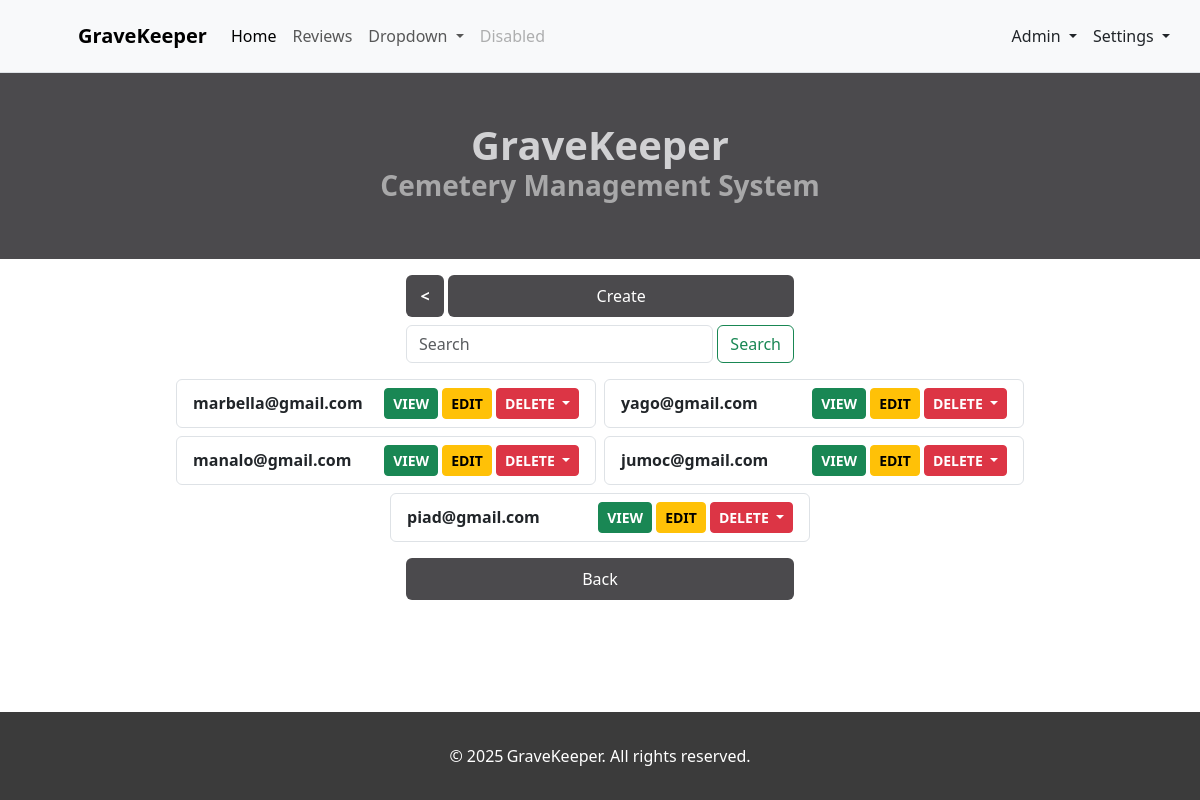
The app's page /user/index.php (signed in) with its own data.
### tables this page shows
CREATE TABLE user (
    user_id INT NOT NULL PRIMARY KEY AUTO_INCREMENT,
    email char(64),
    password varchar(64),
    name varchar(32) NOT NULL,
    phone varchar(16),

    role_id INT NOT NULL,
    stat_id INT NOT NULL,
    CONSTRAINT user_role_id_fk FOREIGN KEY (role_id) REFERENCES role(role_id) ON DELETE CASCADE,
    CONSTRAINT user_stat_id_fk FOREIGN KEY (stat_id) REFERENCES status(stat_id) ON DELETE CASCADE
);

### user/index.php (the view, shortened to what this page needs)
<?php
    include("../includes/config.php");
    include('../includes/header.php');
    $sql = "SELECT u.user_id, u.email, u.name, u.phone, u.role_id, u.stat_id,
        r.description AS role_desc, s.description AS stat_desc
        FROM user u INNER JOIN role r ON u.role_id = r.role_id
        INNER JOIN status s ON u.stat_id = s.stat_id";
    $sql = $sql." ORDER BY u.user_id ASC";
    $result = mysqli_query($conn, $sql);
?>
<!DOCTYPE html>
<html lang="en">
<head>
    <link href="https://cdn.jsdelivr.net/npm/bootstrap@5.3.3/dist/css/bootstrap.min.css" rel="stylesheet">
    <link rel="stylesheet" href="https://cdn.jsdelivr.net/npm/bootstrap-icons@1.11.3/font/bootstrap-icons.min.css">
</head>
<body>
<div class="container-fluid px-0 mx-0">
    <div class="col-6 d-flex flex-column align-items-center justify-content-center px-0 w-100 py-5" style="background-color: #4b4a4d;">
        <p class="fw-bold mb-0 h1" style=" color: #d1d1d3;">GraveKeeper</p>
        <p class="fw-bold h3 text-center mx-3" style="color: #a8a8a9;">Cemetery Management System</p>
    </div>
    <div class="col-6 container px-0 d-flex flex-column justify-content-center align-items-center ">
        <main class="form-signin m-auto w-100 d-grid gap-2" >
            <div class="d-flex w-100 gap-1">
                <?php
                    echo "<a class=\"btn btn-darker-grey py-2 border-darker-grey fw-bold\" href=\"/gravekeepercms/\" style=\"width: 40px;\"><</a>
                        <a class=\"btn btn-darker-grey w-100 py-2 border-darker-grey\" ";
                            echo "href=\"register.php?mode=admin\">Create</a>";
                ?>
            </div>
            <form class="d-flex gap-1" method="get" action="">
                <input class="form-control mr-sm-2" type="search" placeholder="Search" name="search" aria-label="Search">
                <button class="btn btn-outline-success my-2 my-sm-0" type="submit">Search</button>
            </form>
        </main>
    </div>
    <div class="container d-flex gap-2 justify-content-center flex-wrap">
    <?php
      if($result->num_rows!=0){
        while($row = mysqli_fetch_array($result)){
          echo "<div href=\"#\" class=\"w-100 px-3 py-2 text-decoration-none form-signin align-items-center justify-content-between d-flex border rounded enlarge p-1\" style=\"width: 230px; height:\" >";?>
                <div class=" fw-bold">
                    <?php echo $row['email'] ?>
                </div>
                <?php
                echo "<div class=\"d-flex gap-1\">
                        <form ";
                        echo "action=\"profile.php?mode=admin\" ";
                        echo "method=\"post\" class=\"col\">
                          <div class=\"col btn btn-success fw-bold w-100 btn-sm\" data-bs-toggle=\"modal\" data-bs-target=\"#exampleModal{$row['user_id']}\">VIEW</div>
                        </form>
                        <form ";
                        echo "action=\"profile.php?mode=admin\" ";
                        echo "method=\"post\" class=\"col\">
                          <input type=\"hidden\" name=\"user_id\" value=\"{$row['user_id']}\" />
                          <button class=\"col btn btn-warning fw-bold w-100 btn-sm\" name=\"submit-update\" onclick=\"event.stopPropagation();\">EDIT</button>
                        </form>
                        <div class=\"dropdown col d-block\">
                            <button class=\"btn btn-danger fw-bold btn-sm w-100 dropdown-toggle\" type=\"button\" data-bs-toggle=\"dropdown\" aria-expanded=\"false\" ;/>
                                DELETE
                            </button>
                            <ul class=\"dropdown-menu\">
                                <form ";
                                    echo "action=\"store.php?mode=admin\" ";
                                    echo "method=\"post\" class=\"col\">
                                    <input type=\"hidden\" name=\"user_id\" value=\"{$row['user_id']}\" />
                                    <button class=\"dropdown-item btn-sm w-100\" name=\"submit-softdelete\" onclick=\"event.stopPropagation();\">SOFT-DELETE</button>
                                </form>
                                <form ";
                                    echo "action=\"store.php?mode=admin\" ";
                                    echo "method=\"post\" class=\"col\">
                                    <input type=\"hidden\" name=\"user_id\" value=\"{$row['user_id']}\" />
                                    <button class=\"dropdown-item btn-sm w-100\" name=\"submit-delete\" onclick=\"event.stopPropagation();\">DELETE</button>
                                </form>
                            </ul>
                        </div>
                      </div>";
            echo "
            </div>";
        }
      }else{
        echo "<p class=\"text-center mt-2 fw-bold\">No user found.</p>";
      }
      ?>
    </div>
    <div class="col-6 container px-0 d-flex flex-column justify-content-center align-items-center mb-4 ">
        <main class="form-signin m-auto w-100">
            <a class="btn btn-darker-grey w-100 py-2 border-darker-grey" href="/gravekeepercms/">Back</a>
        </main>
    </div>
</body>
<?php
  include("../includes/footer.php");
?>
</html>

### records on screen
user: email "marbella@gmail.com"
user: email "yago@gmail.com"
user: email "manalo@gmail.com"
user: email "jumoc@gmail.com"
user: email "piad@gmail.com"
